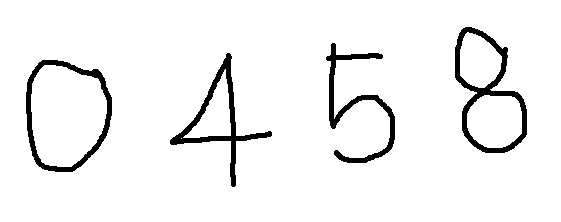
#> input picture 3week/0458.png, 561 x 222 px
$ jupyter execute --allow-errors ML_02_01_Classfication_kNN_LAB1217.ipynb   (shell and % lines are left out)
#> lines starting #> are read from the running program, lines starting #| are printed output that depends on the picture; after the words box and inside, x2 and y2 are one past the last pixel; in counts of white or black regions, pixels touching at a corner belong together
## ML Part 2-1. Classfication - kNN, GridSearchCV

## 1.kNN (k-Nearest Neighbors)
- 지도 학습
- 주어진 이웃의 개수(k) 만큼 가까운 멤버들과 비교하여 판단하는 방법
  - 개수로 인한 원 안에 새로운 데이터와 가까운 요소의 갯수를 비교
  - 거리 측정 알고리즘 : 유클리드, 맨하튼, Minkowski 거리 등
  - k 값에 따라 소속되는 그룹이 달라질 수 있음
- 데이터의 분포와 상관 없이 사용할 수 있음
- 스케일링이 중요함

- 출처 : ```https://www.kdnuggets.com/2020/11/most-popular-distance-metrics-knn.html```  (다양한 읽을 거리 있음)

### 1-01. Distance Metric - 그림으로 이해
- 'Minkowski' : p=1 이면 'Manhattan' 거리, p=2 면 'Euclidean' 거리
- 암기법 : 1 Man, 2 E

- 출처 : ```https://subscription.packtpub.com/book/big_data_and_business_intelligence/9781785882104/6/ch06lvl1sec40/measuring-distance-or-similarity```

### 1-02. Distance Metric - sklearn API

[cell 1]
from sklearn.neighbors import DistanceMetric

[cell 2]
# 두 개의 점[(0,0), (5,5)]을 준비하고, 그래프를 그려 확인한다

import matplotlib.pyplot as plt
import numpy as np
x = np.array([[0,0],
              [5,5]])

plt.figure(figsize=(4,4))
plt.xlim(-1, 6)
plt.ylim(-1, 6)
plt.plot(x[:,0], x[:,1], 'ro')
plt.grid(True)
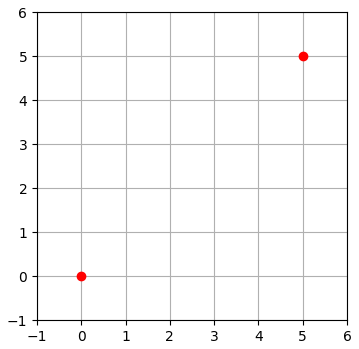
#> figure drawn by matplotlib, 1 panel

#> (a cell that did not finish here is left out)

#> (a cell that did not finish here is left out)

#> (a cell that did not finish here is left out)

#> (a cell that did not finish here is left out)

[cell 7]
import pandas as pd
# manhattan
# 5 차원, 3개의 data
x = [[0,1,2,3,4],
     [3,4,5,6,7],
     [4,5,6,7,8]]
df = pd.DataFrame(x)
display(df)
d01 = [ abs(a-b) for a, b in zip(df.loc[0,:], df.loc[1,:]) ]
d02 = [ abs(a-b) for a, b in zip(df.loc[0,:], df.loc[2,:]) ]
sum(d01), sum(d02)

#> (a cell that did not finish here is left out)

#> (a cell that did not finish here is left out)

## 2.가상 데이터 만들어 kNN 수행

### 2-01. 가상 dataset 만들기
- sklearn.datasets
- 가상 데이터 만들기 : make_XXX()
   - 필요에 따라 랜덤한 숫자로 원하는 분포의 가상 데이터 생성
   - make_moons() : 태극 문양 분포의 데이터 생성
   - make_blobs() : 군집을 위한 데이터 무작위 생성
   - make_classification() : 분류를 위한 데이터 생성

- sklearn.datasets.make_classification()
   - n_samples=100 : 표본 데이터의 수
   - n_features=20 : 독립 변수의 수(전체 Feature의 수)
   - n_informative=2 : 독립변수 중 종속변수와 상관 관계가 있는 성분의 수
   - n_redundent=2 : 독립변수 중 다른 독립 변수의 선형 조합으로 나타나는 성분의 수
   - n_repeated=0 : 독립변수 중 단순 중복된 성분의 수
   - n_classes=2 : 종속 변수의 클래스 수
   - n_clusters_per_class=2 : 클래스 당 클러스터의 수
   - random_state: random의 seed
   - weights=None : 각 클래스에 할당된 표본 수
   - flip_y=0.01 : 클래스가 임의로 교환되는 샘플의 일부, 라벨에 노이즈를 생성하여 분류를 어렵게 만듦
- https://scikit-learn.org/stable/modules/generated/sklearn.datasets.make_classification.html

- sklearn.datasets.make_blobs()
   - 분류용 가상 데이터 생성, 등방성(모든 방향으로 동일한) 가우시안 정규분포를 이용
   - n_samples=100 : 표본 데이터의 수
   - n_features=2 : 독립 변수의 수(전체 Feature의 수)
   - centers=3: 생성할 클러스터의 수 혹은 센터 -> [cent, n_feature]크기 배열
   - cluster_std=1.0 : 군집의 표준편차
   - random_state: random의 seed
- https://scikit-learn.org/stable/modules/generated/sklearn.datasets.make_blobs.html

[cell 10]
from sklearn.datasets import make_blobs

# X: 독립변수 shape :(n_samples, n_features)
# y: 종속변수: shape :(n_samples,) =>  값의 종류 : centers
X, y = make_blobs(n_samples=30, centers=2, cluster_std=1,random_state=4)
list(zip(X, y))[:5]

[cell 11]
import pandas as pd
x1 = pd.DataFrame(X[y==0])
display(x1.mean(), x1.median(), x1.std())
print()
x2 = pd.DataFrame(X[y==1])
display(x2.mean(), x2.median(), x2.std())
# 평균과 중앙값이 비슷할 때 대표값으로의 의미가 있음

[cell 12]
display(X[y == 0][:3],X[y == 1][:3])

[cell 13]
import matplotlib.pyplot as plt
plt.scatter(X[y == 0],X[y == 1]) # 그래프에서 y==0을 x, y==1을 y축으로 표시
plt.show()
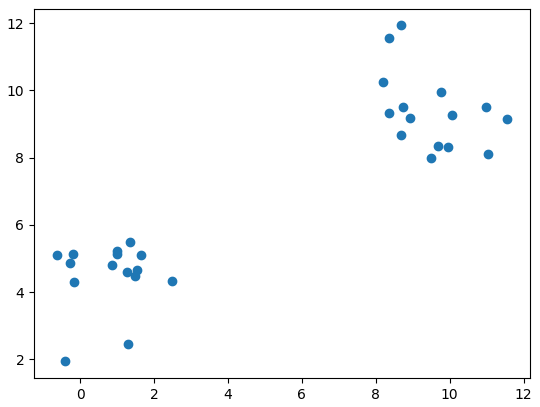
#> figure drawn by matplotlib, 1 panel

[cell 14]
from sklearn.datasets import make_classification

# 50개 샘플, 2개의 독립변수, 2개의 클래스, seed(0), 다른 독립변수의 선형 조합으로 나타나는 성분 없음
# X: 독립변수 shape :(n_samples, n_features)
# y: 종속변수: shape :(n_samples,)  =>  값의 종류 : n_classes
X, y = make_classification(n_samples=50, n_features=2,
                           n_informative = 2, n_redundant=0, n_repeated=0,
                           n_classes=2,  random_state=0)

list(zip(X, y))[:3]

[cell 15]
# y에서 값이 0인 것을 red, 1인 것을 blue로 나눔
blue = X[y==0]
red  = X[y==1]
display(red[:3], blue[:3])

[cell 16]
import matplotlib.pyplot as plt

# y=0, 1에 대해 각각 feature[0]을 x, feature[1]을 y축으로 표시
plt.plot(blue[:,0], blue[:,1], 'bo')
plt.plot(red[:,0], red[:,1], 'r^')
plt.show()
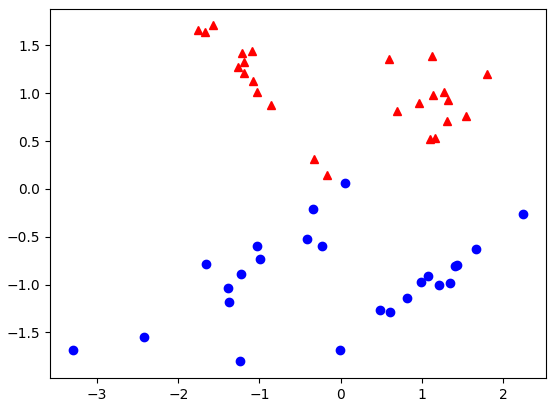
#> figure drawn by matplotlib, 1 panel

### 2-02. kNN 수행하기
- sklearn.neighbors.KNeighborsClassifier
   - https://scikit-learn.org/stable/modules/generated/sklearn.neighbors.KNeighborsClassifier.html
   - 거리를 구하는 방법을 선택할 수 있음, 기본은 'minkowski', p=2 로 'euclidean' 거리, p=1 이면 'Manhattan' 거리
   - 짧은 거리의 노드를 찾는 알고리즘 선택 가능 : algorithm='kd_tree', 'ball_tree', 'brute', 'auto' (default)
   - knn = KNeighborsClassifier(K)
   - knn.fit() : Fit the model using X as training data and y as target values
   - knn.predict() : Predict the class labels for the provided data

[cell 17]
from sklearn.neighbors import KNeighborsClassifier
# [4 lines of commented-out code are left out]
knn = KNeighborsClassifier()
# knn의 get_params 메서드에 대한 docstring 확인
#print(knn.get_params.__doc__)
print(knn.get_params())
if 0:
    print(knn.set_params.__doc__)
    print(knn.set_params(p=1, n_neighbors=3))
    print(knn.get_params())

[cell 18]
# knn의 fit 메서드에 대한 docstring을 확인하여 보자
print(knn.fit.__doc__)

[cell 19]
from sklearn.neighbors import KNeighborsClassifier
import numpy as np
import matplotlib.pyplot as plt
import warnings   # Suppress Deprecation and Incorrect Usage Warnings
warnings.filterwarnings('ignore')

# 새로운 점 표시
#np.random.seed(1)
#new = np.random.randn(1, 2)
new = np.array([[-0.2, 0]])
print(f'new data : {new}')

#  그래프 그리기
plt.figure(figsize=(8, 5))
plt.plot(red[:,0],  red[:,1], 'r^')
plt.plot(blue[:,0], blue[:,1], 'bo')
plt.plot(new[:,0],  new[:,1], 'gs')

# n을 1, 3으로 수정하여 결과를 확인해 본다
knn = KNeighborsClassifier(3, p = 2)
knn.fit(X, y)
pred = knn.predict(new)
print('predicted :',pred)
plt.annotate('red' if pred==1 else 'blue', xy=new[0], xytext=[-0.8,-0.1], fontsize=16, color='black')
plt.grid()
plt.show()
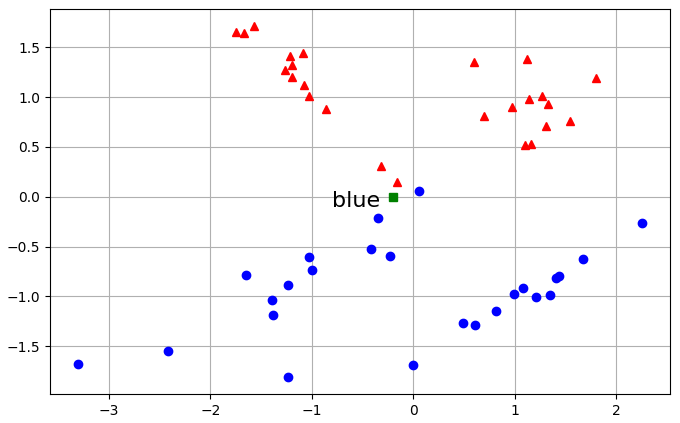
#> figure drawn by matplotlib, 1 panel

## 3.kNN 손글씨 숫자 분류

### 3-01. 데이터 세트 가져오기

[cell 20]
from sklearn.datasets import load_digits

# 손글씨 데이터세트 가져오기
digits = load_digits()
digits.keys()

[cell 21]
# digits.images shape 확인
display(digits.images.shape, digits.images[0].shape, digits.images[0])

[cell 22]
# 출력 데이터의 종류와 비율을 확인한다
np.unique(digits.target, return_counts=True)

[cell 23]
import matplotlib.pyplot as plt
# plt.imshow를 사용하여 그림 확인하기
plt.subplot(1, 2, 1)
plt.imshow(digits.images[0], cmap='gray')
plt.title(digits.target[0])
plt.subplot(1, 2, 2)
plt.imshow(digits.images[200], cmap='gray')
plt.title(digits.target[200])
plt.show()
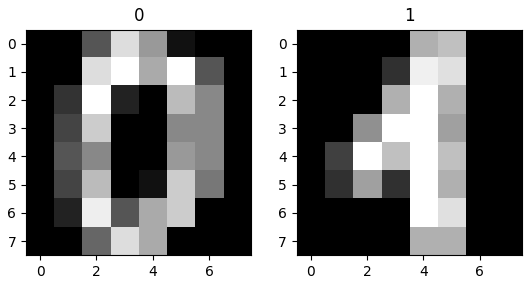
#> figure drawn by matplotlib, 2 panels

[cell 24]
# digits.data, digits.images 두 가지는 shape만 다를뿐 같은 데이터!
np.all(digits.data[0] == digits.images[0].reshape(-1))

### 3-02. 데이터 세트 분할 및 모델 적용

[cell 25]
digits.data.shape

[cell 26]
from sklearn.model_selection import train_test_split
from sklearn.neighbors import KNeighborsClassifier

# Train, Test 셋 분리, 0.75 : 0.25 분리 사용 (default)
X_train, X_test, y_train, y_test = train_test_split(digits.data, digits.target)

# k가 3인 knn 분류기 생성
knn = KNeighborsClassifier(3)

# knn 에 Train set 전달하여 모델 생성
knn.fit(X_train, y_train)

# knn 모델에 Test set 적용하여 예측치 얻기
pred = knn.predict(X_test)

### 3-03. 모델 평가
- 분류 모델에 대한 평가 방법은 Logistic Regression에서 학습
- accuracy(정확도)는 전체에서 올바르게 예측한 비율을 의미함

[cell 27]
import numpy as np
dataCnt = y_test.shape[0]
successCnt = np.sum(y_test == pred)
successPercent = np.mean(y_test == pred)
print(f'총 {dataCnt}개 중 {successCnt}개 분류 성공! {successPercent*100:.2f}%')

[cell 28]
# knn의 score 사용 - test set을 사용함
knn.score(X_test, y_test)

[cell 29]
# sklearn에서 제공하는 metrics 사용 - test결과와, 모델에서 예측한 결과를 사용함
from sklearn.metrics import accuracy_score
accuracy_score(y_test, pred)

[cell 30]
# k를 1 ~ 9 로 변경하면서 정확도(Accuracy)를 알아봄
for k in range(1, 10):
    knn = KNeighborsClassifier(k)
    knn.fit(X_train, y_train)
    acc= knn.score(X_test, y_test)
    print(f'k: {k}, acc:{acc:.3f}')

### 3-04. GridSearchCV로 파라미터 튜닝
- 최적의 파라미터 튜닝
- sklearn.model_selection.GridSearchCV(estimator, param_grid)
  - estimator : estimator object
  - param_grid : dict, estimetor 튜닝을 위해 시도할 파라미터 이름과 값
  - cv : cross validation, the default 5-fold cross validation

- https://scikit-learn.org/stable/modules/generated/sklearn.model_selection.GridSearchCV.html

[cell 31]
from sklearn.model_selection import GridSearchCV
from sklearn.neighbors import KNeighborsClassifier
import pandas as pd

knn = KNeighborsClassifier()
cv = GridSearchCV(estimator=knn, param_grid={'n_neighbors': range(1, 10)}, cv=2)
cv.fit(X_train, y_train)
print('best param:', cv.best_params_)

estimator = cv.best_estimator_
print(estimator.score(X_test, y_test))
display(pd.DataFrame(cv.cv_results_).iloc[:, [4, 6, 7, 8, 9, 10]])

### 3-05. 직접 쓴 숫자로 Test

#> (a cell that did not finish here is left out)

[cell 33]
# 준비된 손글씨 이미지 다운로드

[cell 34]
# 다운로드 받은 손글씨 이미지(0458.png) 확인
import cv2
import matplotlib.pyplot as plt
filename = '0458.png'
image = cv2.imread(filename)
#> image is the input picture: shape (222, 561, 3); 94.5% white; 4 black regions, box (x1, y1, x2, y2) and area: (455, 27, 527, 153) 1925, (170, 53, 272, 187) 1678, (26, 60, 112, 172) 1625, (326, 43, 395, 163) 1569
plt.imshow(image)

[cell 35]
# 위의 GridSearchCV 의 결과로 찾은 best params k=1 값을 사용하여 knn 모델 생성
from sklearn.neighbors import KNeighborsClassifier
knn = KNeighborsClassifier(n_neighbors=1)
knn.fit(digits.data, digits.target)

[cell 36]
# img2data.py 다운로드

[cell 37]
# knn 모델에서 사용한 데이터 특성 조사
X_train.max(), X_train.min()

[cell 38]
# 손글씨 이미지를 knn 모델에서 사용할 수 있는 형태로 만들어서 사용
import img2data
import cv2
filename = '0458.png'
image = cv2.imread(filename)
# 손글씨 이미지에서 숫자를 찾아 8*8 이미지로 저장

#> (the rest of this cell did not finish here and is left out)

[cell 39]
import numpy as np
import img2data
import cv2
filename = '0458.png'
image = cv2.imread(filename)
# 손글씨 이미지에서 숫자를 찾아 8*8 이미지로 저장
#> (the rest of this cell did not finish here and is left out)

## 4.유방암 예제

### 4-01. 데이터 세트 가져오기
- 유방암 데이터 세트에 대해 가져와 살펴본다

[cell 40]
# 유방암 데이터 세트를 가져온다
from sklearn.datasets import load_breast_cancer

cancer = load_breast_cancer()

[cell 41]
# 유방암 데이터 세트의 key 목록을 확인한다
cancer.keys()

[cell 42]
# cancer의 입력과 출력으로 사용할 데이터 (X, y)의 shape을 확인한다
# X : data,  y : target
display(cancer.data.shape, cancer.target.shape)

[cell 43]
# cancer의 입력 데이터 2개의 값을 확인한다
cancer.data[:2]

[cell 44]
# cancer의 feature_names 확인
print(cancer.feature_names)

[cell 45]
# cancer의 feature_names의 shape 확인
cancer.feature_names.shape

[cell 46]
# cancer의 target_names 확인
cancer.target_names  # 악성, 양성

[cell 47]
# cancer의 target 종류별 개수 확인
np.bincount(cancer.target)

[cell 48]
212/(212+357), 357/(212+357)

[cell 49]
# cancer의 target_names와 개수 매칭
list(zip(cancer.target_names, np.bincount(cancer.target)))

[cell 50]
# cancer의 target_names와 개수 매칭으로 dict 객체 만들기
dict(zip(cancer.target_names, np.bincount(cancer.target)))

### 4-02. 데이터 세트 분할, 모델적용, 평가
- train과 test의 y값 분포 차이가 작은 것이 좋음

[cell 51]
from sklearn.model_selection  import train_test_split
from sklearn.neighbors import KNeighborsClassifier
import matplotlib.pyplot as plt

[cell 52]
# stratify=cancer.target를 사용하여 train, test에 포함되는 y값의 분포를 비슷하게 조정함
X_train, X_test, y_train, y_test = train_test_split(cancer.data, cancer.target,
                                                   stratify=cancer.target,   # train과 test의 y값 분포를 고르게 만듦
                                                   random_state=66)

clf = KNeighborsClassifier(n_neighbors=3)
clf.fit(X_train, y_train)
clf.score(X_test, y_test)

### 4-03. 그래프로 'best n 값' 찾기
- y가 불균형 할 경우

[cell 53]
n = range(1, 11)
training_accuracy = []
test_accuracy = []
for nn in n:
    clf = KNeighborsClassifier(n_neighbors=nn)
    clf.fit(X_train, y_train)
    training_accuracy.append(clf.score(X_train, y_train))
    test_accuracy.append(clf.score(X_test, y_test))

[cell 54]
plt.plot(n, training_accuracy, label='train accuracy')
plt.plot(n, test_accuracy, label='test accuracy')
plt.xlabel('n_neighbors')
plt.ylabel('Accuracy')
plt.legend()
plt.grid()
plt.show()
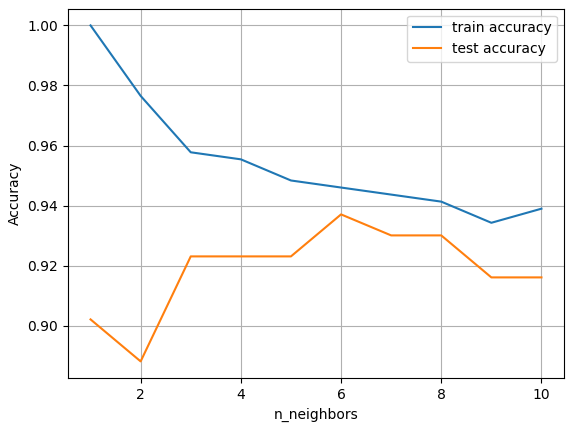
#> figure drawn by matplotlib, 1 panel; curve peaks at x = 1, y = 1; curve peaks at x = 6, y = 0.937
